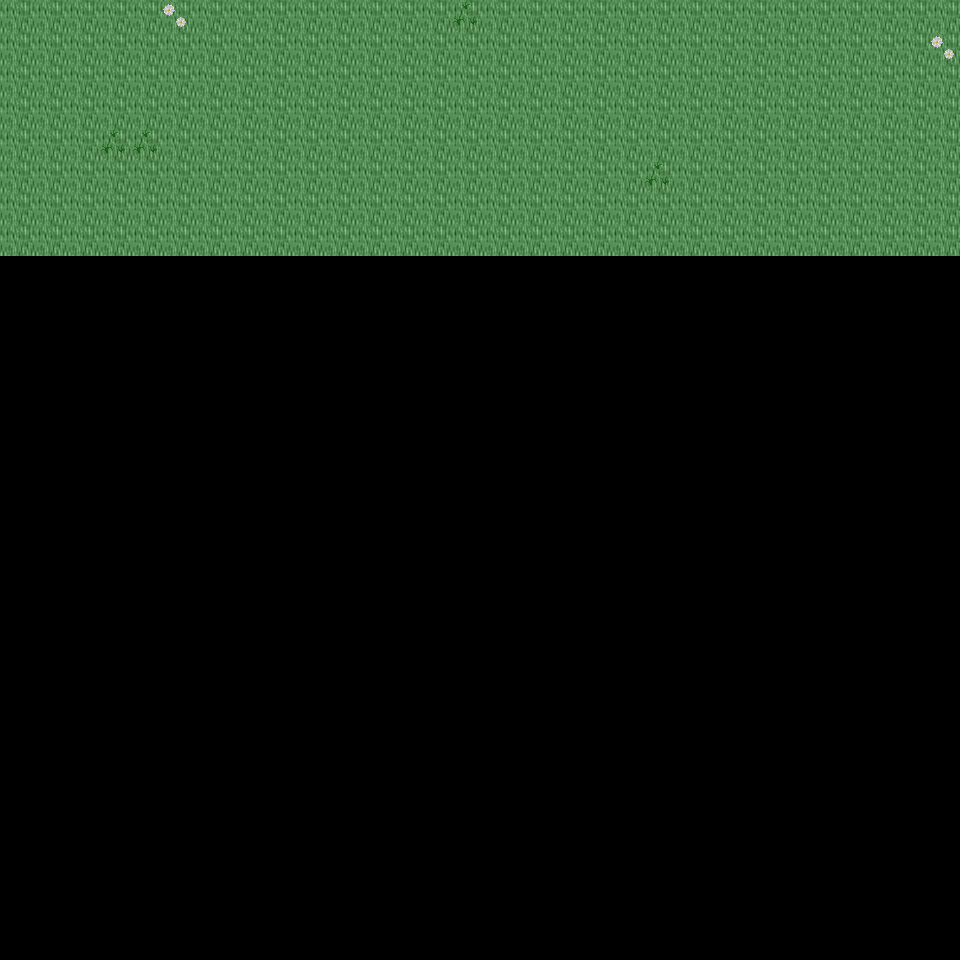

This game map was drawn from its Tiled (.tmx) file and the tilesets committed beside it. A one-line description and the trimmed map source follow:
An orthogonal 30x30 tile map with 32x32 px tiles, 6 tile layers (Ground, Object, Object2, Above, ...), 31 tilesets and 2 objects (2x mapExit).

<map version="1.0" orientation="orthogonal" renderorder="right-down" width="30" height="30" tilewidth="32" tileheight="32" nextobjectid="3">
  <tileset firstgid="1" name="tileset_ground_ground" tilewidth="32" tileheight="32" tilecount="33" columns="3">
    <image source="../drawable/tileset_ground_ground.png" width="96" height="352" />
  </tileset>
  <tileset firstgid="34" name="tileset_ground_ice_ice" tilewidth="32" tileheight="32" tilecount="3" columns="3">
    <image source="../drawable/tileset_ground_ice_ice.png" width="96" height="32" />
  </tileset>
  <tileset firstgid="37" name="tileset_plant_grasses" tilewidth="32" tileheight="32" tilecount="6" columns="3">
    <image source="../drawable/tileset_plant_grasses.png" width="96" height="64" />
  </tileset>
  <tileset firstgid="43" name="tileset_plant_flower_daisy_white" tilewidth="32" tileheight="32" tilecount="8" columns="2">
    <image source="../drawable/tileset_plant_flower_daisy_white.png" width="64" height="128" />
  </tileset>
  <tileset firstgid="51" name="tileset_plant_flower_daisy_blue" tilewidth="32" tileheight="32" tilecount="8" columns="2">
    <image source="../drawable/tileset_plant_flower_daisy_blue.png" width="64" height="128" />
  </tileset>
  <tileset firstgid="59" name="tileset_ground_ridge_earth_dark" tilewidth="32" tileheight="32" tilecount="96" columns="12">
    <image source="../drawable/tileset_ground_ridge_earth_dark.png" width="384" height="256" />
  </tileset>
  <tileset firstgid="155" name="tileset_ground_rock_pebbles" tilewidth="32" tileheight="32" tilecount="3" columns="1">
    <image source="../drawable/tileset_ground_rock_pebbles.png" width="32" height="96" />
  </tileset>
  <tileset firstgid="158" name="tileset_ground_grass_edges" tilewidth="32" tileheight="32" tilecount="36" columns="12">
    <image source="../drawable/tileset_ground_grass_edges.png" width="384" height="96" />
  </tileset>
  <tileset firstgid="194" name="tileset_plant_bush_bushes" tilewidth="32" tileheight="32" tilecount="10" columns="5">
    <image source="../drawable/tileset_plant_bush_bushes.png" width="160" height="64" />
  </tileset>
  <tileset firstgid="204" name="tileset_plant_stump_stump_purple" tilewidth="32" tileheight="32" tilecount="4" columns="2">
    <image source="../drawable/tileset_plant_stump_stump_purple.png" width="64" height="64" />
  </tileset>
  <tileset firstgid="208" name="tileset_building_wall_stone" tilewidth="32" tileheight="32" tilecount="12" columns="3">
    <image source="../drawable/tileset_building_wall_stone.png" width="96" height="128" />
  </tileset>
  <tileset firstgid="220" name="tileset_ground_ridge_ice_2" tilewidth="32" tileheight="32" tilecount="42" columns="7">
    <image source="../drawable/tileset_ground_ridge_ice_2.png" width="224" height="192" />
  </tileset>
  <tileset firstgid="262" name="tileset_plant_tree_tree_green" tilewidth="32" tileheight="32" tilecount="88" columns="8">
    <image source="../drawable/tileset_plant_tree_tree_green.png" width="256" height="352" />
  </tileset>
  <tileset firstgid="350" name="tileset_building_window_window_long" tilewidth="32" tileheight="32" tilecount="3" columns="3">
    <image source="../drawable/tileset_building_window_window_long.png" width="96" height="32" />
  </tileset>
  <tileset firstgid="353" name="tileset_building_window_window_right" tilewidth="32" tileheight="32" tilecount="2" columns="2">
    <image source="../drawable/tileset_building_window_window_right.png" width="64" height="32" />
  </tileset>
  <tileset firstgid="355" name="tileset_building_door_door_n" tilewidth="32" tileheight="32" tilecount="6" columns="3">
    <image source="../drawable/tileset_building_door_door_n.png" width="96" height="64" />
  </tileset>
  <tileset firstgid="361" name="tileset_building_door_closed_with_key" tilewidth="32" tileheight="32" tilecount="1" columns="1">
    <image source="../drawable/tileset_building_door_closed_with_key.png" width="32" height="32" />
  </tileset>
  <tileset firstgid="362" name="tileset_ground_ladder_horizontal_dark" tilewidth="32" tileheight="32" tilecount="3" columns="1">
    <image source="../drawable/tileset_ground_ladder_horizontal_dark.png" width="32" height="96" />
  </tileset>
  <tileset firstgid="365" name="tileset_ground_ladder_vertical_dark" tilewidth="32" tileheight="32" tilecount="3" columns="3">
    <image source="../drawable/tileset_ground_ladder_vertical_dark.png" width="96" height="32" />
  </tileset>
  <tileset firstgid="368" name="tileset_building_roof_yellow" tilewidth="32" tileheight="32" tilecount="20" columns="5">
    <image source="../drawable/tileset_building_roof_yellow.png" width="160" height="128" />
  </tileset>
  <tileset firstgid="388" name="tileset_logic_creature_gnome" tilewidth="32" tileheight="32" tilecount="6" columns="6">
    <image source="../drawable/tileset_logic_creature_gnome.png" width="192" height="32" />
  </tileset>
  <tileset firstgid="394" name="tileset_logic_creature_orc" tilewidth="32" tileheight="32" tilecount="6" columns="6">
    <image source="../drawable/tileset_logic_creature_orc.png" width="192" height="32" />
  </tileset>
  <tileset firstgid="400" name="tileset_logic_portal" tilewidth="32" tileheight="32" tilecount="24" columns="8">
    <image source="../drawable/tileset_logic_portal.png" width="256" height="96" />
  </tileset>
  <tileset firstgid="424" name="tileset_logic_creature_animal" tilewidth="32" tileheight="32" tilecount="32" columns="8">
    <image source="../drawable/tileset_logic_creature_animal.png" width="256" height="128" />
  </tileset>
  <tileset firstgid="456" name="tileset_logic_collision" tilewidth="32" tileheight="32" tilecount="1" columns="1">
    <image source="../drawable/tileset_logic_collision.png" width="32" height="32" />
  </tileset>
  <tileset firstgid="457" name="tileset_item_blood_nsew_stains" tilewidth="32" tileheight="32" tilecount="4" columns="2">
    <image source="../drawable/tileset_item_blood_nsew_stains.png" width="64" height="64" />
  </tileset>
  <tileset firstgid="461" name="tileset_item_blood_floor_stain" tilewidth="32" tileheight="32" tilecount="1" columns="1">
    <image source="../drawable/tileset_item_blood_floor_stain.png" width="32" height="32" />
  </tileset>
  <tileset firstgid="462" name="tileset_ground_blue_paving" tilewidth="32" tileheight="32" tilecount="2" columns="1">
    <image source="../drawable/tileset_ground_blue_paving.png" width="32" height="64" />
  </tileset>
  <tileset firstgid="464" name="tileset_ground_green_paving" tilewidth="32" tileheight="32" tilecount="18" columns="3">
    <image source="../drawable/tileset_ground_green_paving.png" width="96" height="192" />
  </tileset>
  <tileset firstgid="482" name="tileset_logic_protection" tilewidth="32" tileheight="32" tilecount="2" columns="2">
    <image source="../drawable/tileset_logic_protection.png" width="64" height="32" />
  </tileset>
  <tileset firstgid="484" name="tileset_logic_creature_fowl" tilewidth="32" tileheight="32" tilecount="6" columns="6">
    <image source="../drawable/tileset_logic_creature_fowl.png" width="192" height="32" />
  </tileset>
  <layer name="Ground" width="30" height="30">
    <data>[900 cells, 240 non-empty, 1 distinct tile ids]</data>
  </layer>
  <layer name="Object" width="30" height="30">
    <data>[900 cells, 6 non-empty, 2 distinct tile ids]</data>
  </layer>
  <layer name="Object2" width="30" height="30">
    <data>[900 cells, 0 non-empty, 0 distinct tile ids]</data>
  </layer>
  <layer name="Above" width="30" height="30">
    <data>[900 cells, 0 non-empty, 0 distinct tile ids]</data>
  </layer>
  <layer name="Above2" width="30" height="30">
    <data>[900 cells, 0 non-empty, 0 distinct tile ids]</data>
  </layer>
  <layer name="Walkable" width="30" height="30">
    <data>[900 cells, 0 non-empty, 0 distinct tile ids]</data>
  </layer>
  <objectgroup name="MapEvents">
    <object id="1" name="north" type="mapExit" x="0" y="0" width="960" height="32">
      <properties>
        <property name="map" value="level_0_x170_y45" />
        <property name="x" value="0" />
        <property name="y" value="28" />
      </properties>
    </object>
    <object id="2" name="east" type="mapExit" x="928" y="0" width="32" height="960">
      <properties>
        <property name="map" value="level_0_x171_y46" />
        <property name="x" value="1" />
        <property name="y" value="0" />
      </properties>
    </object>
  </objectgroup>
</map>
